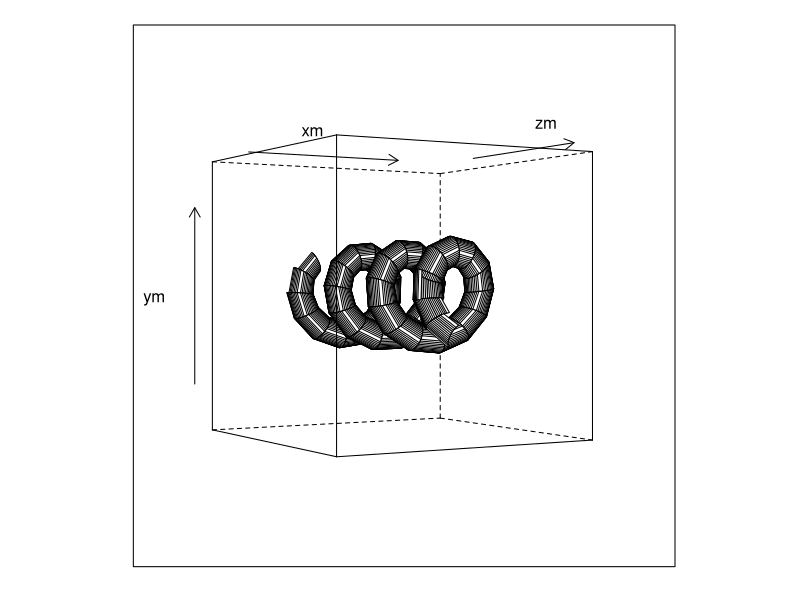

Write R code to recreate this figure.
library(lattice)

t <- seq(-2*pi, 2*pi, length.out=50); 
u <- seq(-4*pi, 4*pi, length.out=50); 

xm<-outer(t,u,function(t, u)cos(u)*(cos(t) + 3))
ym<-outer(t,u,function(t, u)sin(u)*(cos(t) + 3))
zm<-outer(t,u,function(t, u) sin(t)+u)

rr<-c(-10,10)
plot(wireframe(zm~xm+ym, xlim=rr, ylim=rr, zlim=rr, screen=list(y=30)))